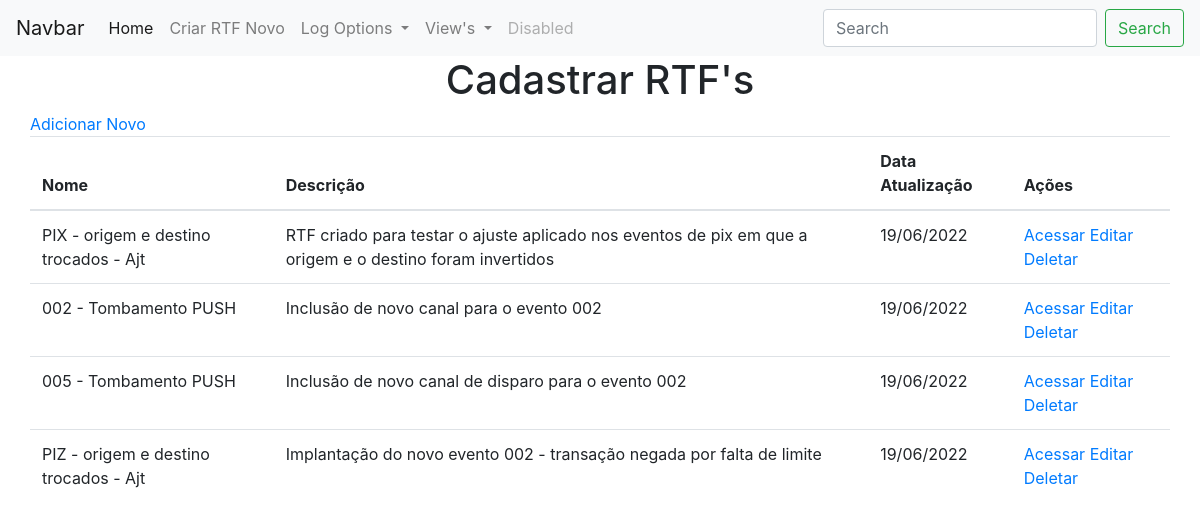
Before: /viewRTF with the older database file.
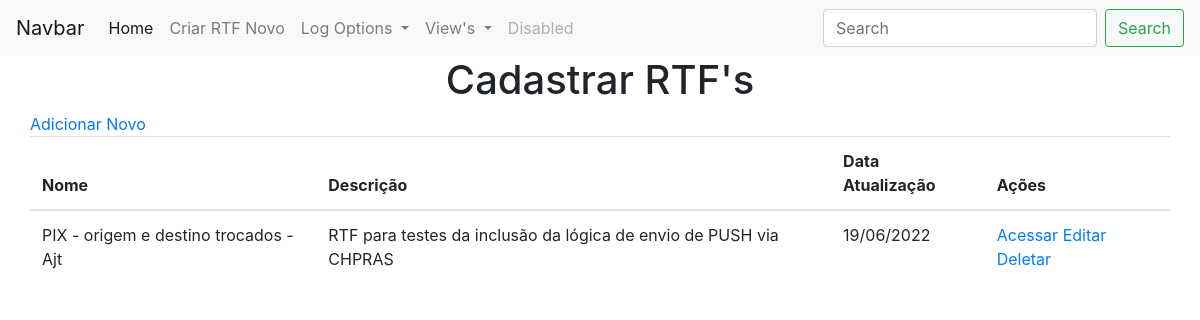
After: the same page with the newer database file.
### app.py (models this page shows, shortened)
class RTFs(db.Model):
    id = db.Column("id", db.Integer, primary_key=True, autoincrement=True)
    name = db.Column(db.String(100))
    descricao = db.Column(db.String(500))
    qtd_pages = db.Column(db.Integer)
    cenarios = db.relationship('Cenarios', backref='rtfs')
    paginas = db.relationship('Pagina', backref='rtfsP')
    data_criacao = db.Column(db.Date, default=datetime.utcnow().date())
    data_update = db.Column(db.Date, default=datetime.utcnow().date())
    data_criacao_formatada = db.Column(db.String(10))
    data_update_formatada = db.Column(db.String(10))

### app.py (the view)
@app.route("/viewRTF")
def viewRTF():
    rtfs = RTFs.query.all()
    return render_template("viewRTFs.html", values=rtfs)

### templates/viewRTFs.html (shortened to what this page needs)
{% extends "base.html" %}
{% block content%}
    <div class="container">
        <div class="row">
            <div class="col-xs-12">
                <a href="{{url_for('add_rtf')}}">Adicionar Novo</a>
            </div>
            <div class="col-xs-12">
                <table class="table">
                    <thead>
                        <th>Nome</th>
                        <th>Descrição</th>
                        <th>Data Atualização</th>
                        <th>Ações</th>
                    </thead>
                    <tbody>
                        {% for item in values %}
                            <tr>
                                <td>{{ item.name }}</td>
                                <td>{{ item.descricao }}</td>
                                <td>{{ item.data_update_formatada }}</td>
                                <td>
                                    <a href="{{url_for('viewCenarios', id_rtf=item.id, pagina=1)}}">Acessar</a>
                                    <a href="{{url_for('edit_rtf', id=item.id)}}">Editar</a>
                                    <a href="{{url_for('delete_rtf', id=item.id)}}">Deletar</a>
                                </td>
                            </tr>
                        {% endfor %}
                    </tbody>
                </table>
            </div>
        </div>
    </div>
{% endblock %}

### templates/base.html (shortened to what this page needs)
<!DOCTYPE html>
<html lang="pt-br">
<head>
    <link rel="stylesheet" href="https://cdn.jsdelivr.net/npm/bootstrap@4.3.1/dist/css/bootstrap.min.css"
>
</head>
    <body>
        <nav class="navbar navbar-expand-lg navbar-light bg-light">
            <a class="navbar-brand" href="#">Navbar</a>
            <div class="collapse navbar-collapse" id="navbarSupportedContent">
                <ul class="navbar-nav mr-auto">
                    <li class="nav-item active">
                        <a class="nav-link" href="{{ url_for('index') }}">Home <span class="sr-only">(current)</span></a>
                    </li>
                    <li class="nav-item">
                        <a class="nav-link" href="{{url_for('add_rtf')}}">Criar RTF Novo</a>
                    </li>
                    <li class="nav-item dropdown">
                        <a class="nav-link dropdown-toggle" href="#" id="navbarDropdownLog" role="button" data-toggle="dropdown"
                           aria-haspopup="true" aria-expanded="false">
                            Log Options
                        </a>
                    </li>
                    <li class="nav-item dropdown">
                        <a class="nav-link dropdown-toggle" href="#" id="navbarDropdownViews" role="button" data-toggle="dropdown"
                           aria-haspopup="true" aria-expanded="false">
                            View's
                        </a>
                    </li>
                    <li class="nav-item">
                        <a class="nav-link disabled" href="#" tabindex="-1" aria-disabled="true">Disabled</a>
                    </li>
                </ul>
                <form class="form-inline my-2 my-lg-0">
                    <input class="form-control mr-sm-2" type="search" placeholder="Search" aria-label="Search">
                    <button class="btn btn-outline-success my-2 my-sm-0" type="submit">Search</button>
                </form>
            </div>
        </nav>
        <div class="container-fluid">
            <h1 style="style=color:red;text-align:center;">Cadastrar RTF's</h1>
            {% block content %}{% endblock %}
        </div>
    </body>
</html>

Changed rows visible on the page:
removed RTFs: name "002 - Tombamento PUSH", descricao "Inclusão de novo canal para o evento 002", data_update_formatada "19/06/2022"
removed RTFs: name "005 - Tombamento PUSH", descricao "Inclusão de novo canal de disparo para o evento 002", data_update_formatada "19/06/2022"
removed RTFs: name "PIZ - origem e destino trocados - Ajt", descricao "Implantação do novo evento 002 - transação negada por falta de limite", data_update_formatada "19/06/2022"
changed RTFs "PIX - origem e destino trocados - Ajt": descricao "RTF criado para testar o ajuste aplicado nos eventos de pix em que a origem e o destino foram invertidos" → "RTF para testes da inclusão da lógica de envio de PUSH via CHPRAS"
